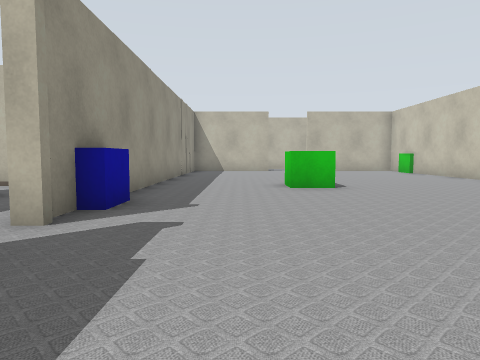
View 1 (above)

24 first-person views from a walk through a Gazebo world. The camera is 0.72 m above the floor, tilts 4° down and sees 70° across. The lines on the ground mark 1 m squares. The floor is counted in squares, 1 m on a side. Each view is taken from the middle of a square. On the plan, view 1 faces up. The plan holds only what a view shows up to about 11 squares ahead; the rest is blank. The place goes on beyond the plan.

View 2
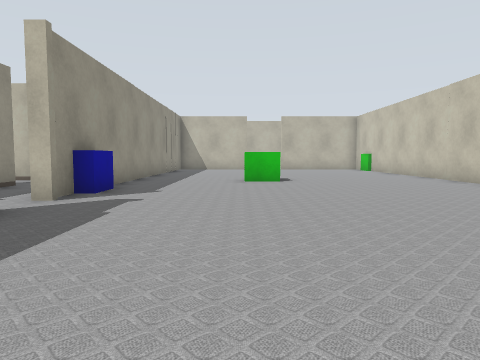

View 3
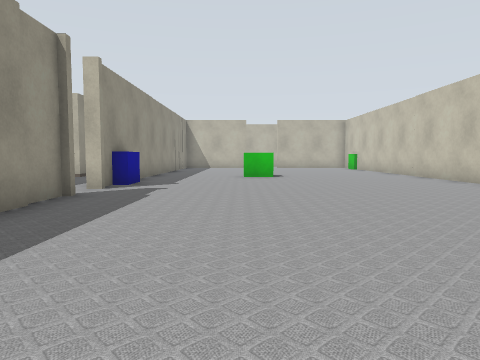

View 4
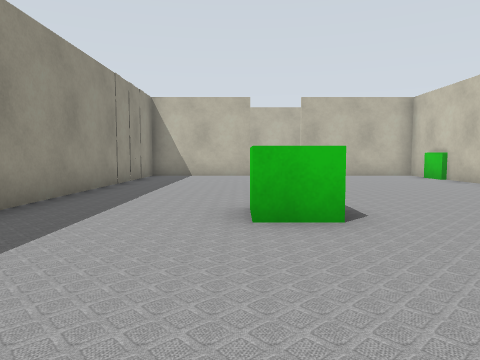

View 5
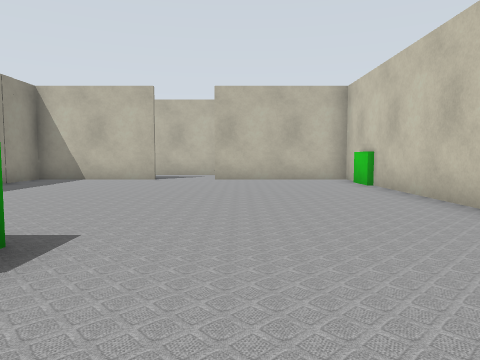

View 6
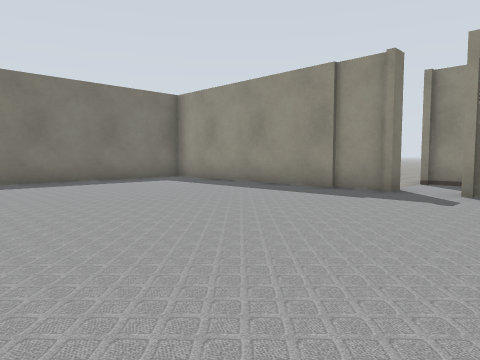

View 7
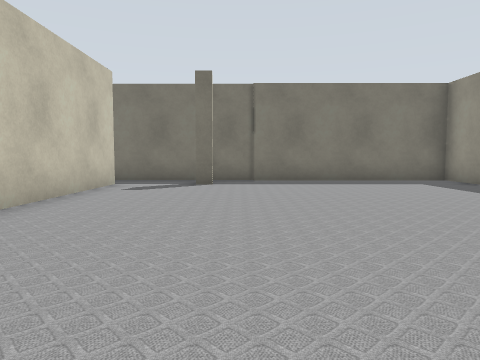

View 8
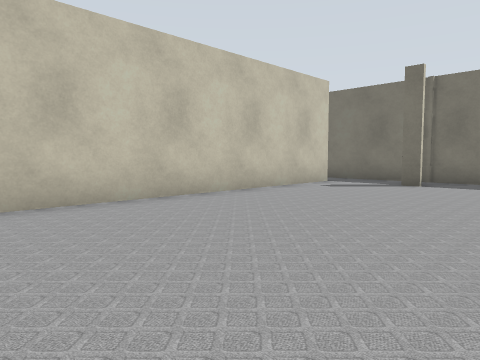

View 9
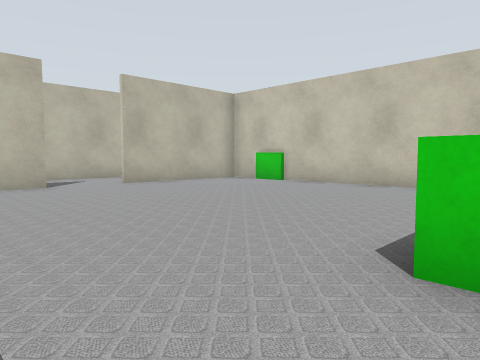

View 10
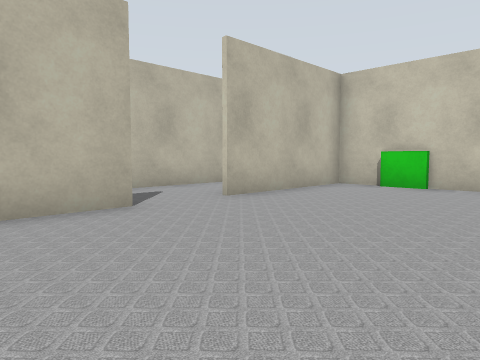

View 11
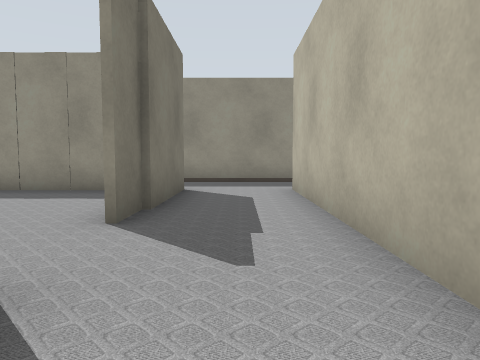

View 12
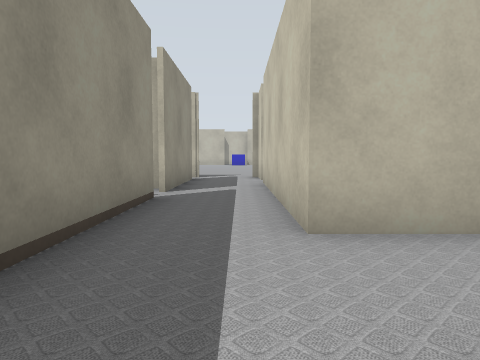

View 13
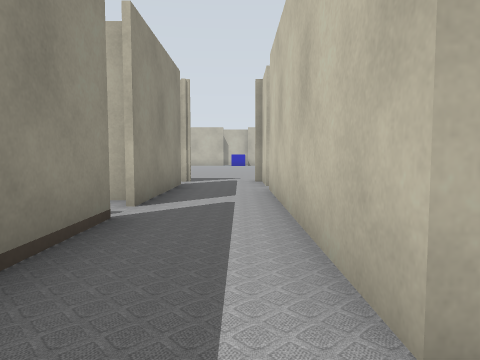

View 14
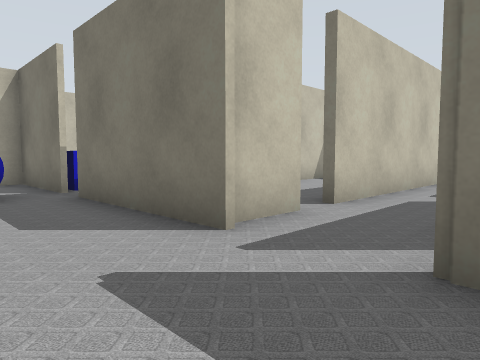

View 15
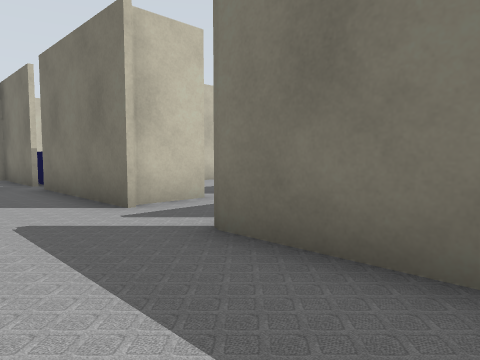

View 16
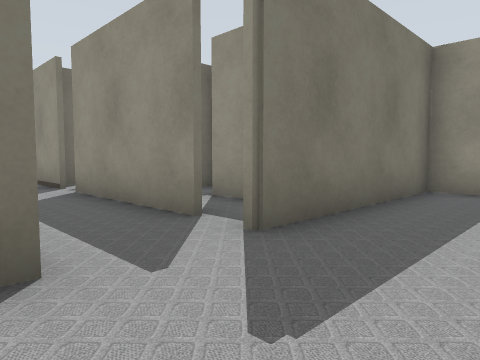

View 17
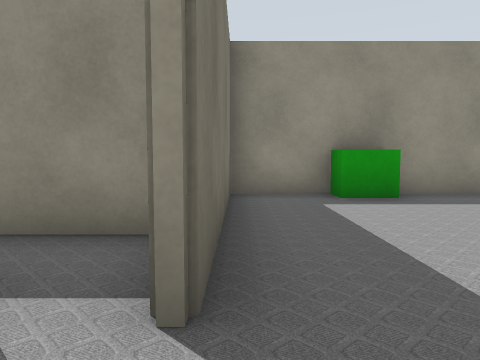

View 18
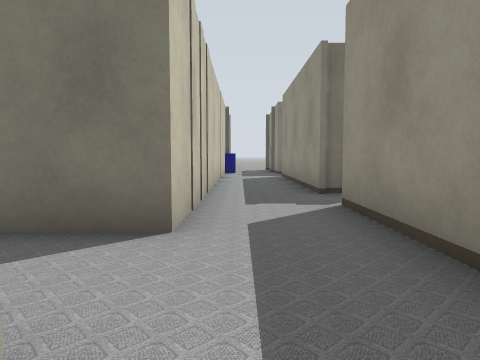

View 19
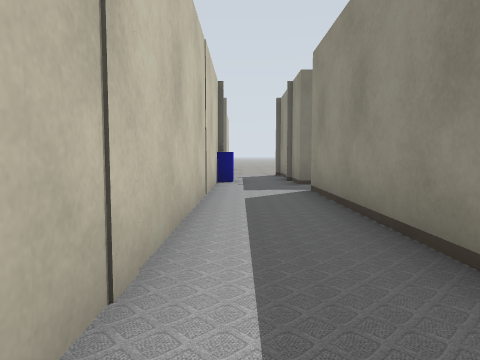

View 20
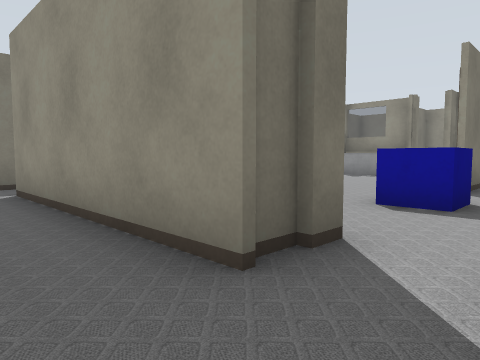

View 21
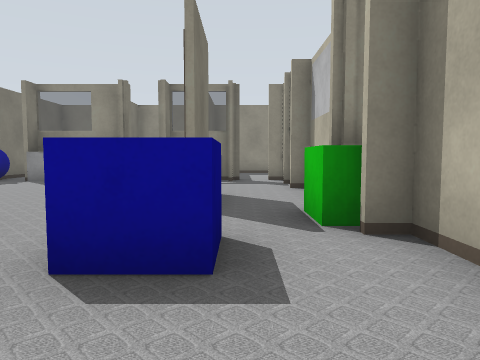

View 22
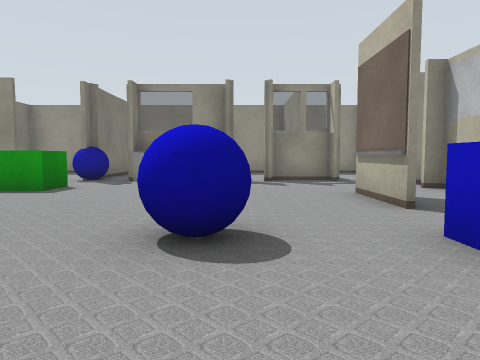

View 23
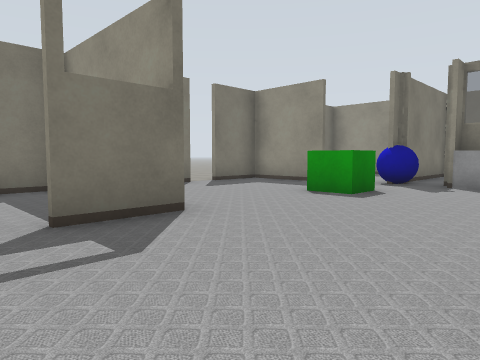

View 24
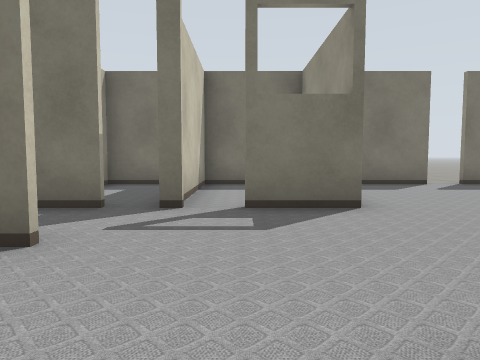

### Floor plan
Ten units are one square. View 1 is at (0, 0); x grows to the right and y downward. Boxes are objects, and circles mark ways between rooms. Rooms are numbered by the first view taken in them; rooms with no view inside come last. Other rooms are left out.
<svg viewBox="-180 -310 263 366">
<path fill="none" stroke="#000" d="M-26 -23 -22 -23 -22 51 78 51M-45 -63 -45 -50M-45 -30 -45 -20M46 37 51 37M14 -166 -22 -166 -22 -35M72 -156 72 -166 31 -166M72 39 72 -146M-45 -220 -45 -149M-24 -261 -24 -276M-45 -268 -45 -228M-26 -278 14 -278M-61 -272 -61 -251M-58 -134 -45 -134 -45 -78M21 -278 50 -278M55 -191 -24 -191 -24 -254M-95 -295 -95 -278 -44 -278M-51 -82 -58 -82M-61 -63 -45 -63M-24 -58 -24 -168 14 -168M-98 -63 -80 -63M-106 -133 -128 -133M-157 -85 -157 -78M-163 -106 -163 -80M-155 -49 -155 -28M-120 -156 -137 -156 -137 -151M-129 -23 -110 -23M-81 -156 -91 -156M-163 -140 -163 -119M-150 -23 -136 -23M-149 -158 -149 -151M-69 -23 -42 -23"/>
<rect x="-35" y="-55" width="20" height="10" fill="#bbb"><title>blue box</title></rect>
<rect x="5" y="-85" width="20" height="10" fill="#bbb"><title>green box</title></rect>
<rect x="-105" y="-305" width="20" height="10" fill="#bbb"><title>green box</title></rect>
<rect x="15" y="-295" width="10" height="10" fill="#bbb"><title>other object</title></rect>
<rect x="-175" y="-75" width="20" height="20" fill="#bbb"><title>blue ball</title></rect>
<rect x="-145" y="-75" width="20" height="20" fill="#bbb"><title>green box</title></rect>
<rect x="-95" y="-115" width="10" height="20" fill="#bbb"><title>blue ball</title></rect>
<rect x="-95" y="-145" width="20" height="20" fill="#bbb"><title>blue box</title></rect>
<circle cx="-35" cy="-60" r="3" fill="#2a7"/>
<circle cx="25" cy="-170" r="3" fill="#2a7"/>
<circle cx="-50" cy="-140" r="3" fill="#2a7"/>
<circle cx="-55" cy="-70" r="3" fill="#2a7"/>
<circle cx="-60" cy="-60" r="3" fill="#2a7"/>
<text x="20" y="-60">1</text>
<text x="-30" y="-210">2</text>
<text x="-110" y="-90">3</text>
<text x="-60" y="-40">4</text>
</svg>
Room 1 opens to room 2. Room 2 opens to room 3. Room 2 opens to room 4.

Where each view was taken, in squares from view 1:
view 1: 0 up, 0 right, facing up
view 2: 2 down, 1 right, facing up
view 3: 4 down, 1 right, facing up
view 4: 4 up, 1 right, facing up
view 5: 6 up, 4 right, facing up
view 6: 5 up, 5 right, facing down-left
view 7: 5 up, 4 right, facing down
view 8: 5 up, 2 right, facing down-right
view 9: 8 up, 1 left, facing up-right
view 10: 12 up, 1 left, facing up-right
view 11: 18 up, 5 right, facing left
view 12: 16 up, 3 left, facing up
view 13: 18 up, 3 left, facing up
view 14: 30 up, 5 left, facing down-right
view 15: 30 up, 7 left, facing down-right
view 16: 30 up, 2 left, facing down-left
view 17: 28 up, 3 left, facing left
view 18: 20 up, 3 left, facing down
view 19: 15 up, 3 left, facing down
view 20: 15 up, 3 left, facing down-left
view 21: 14 up, 6 left, facing left
view 22: 11 up, 6 left, facing left
view 23: 10 up, 7 left, facing down-left
view 24: 11 up, 8 left, facing down
